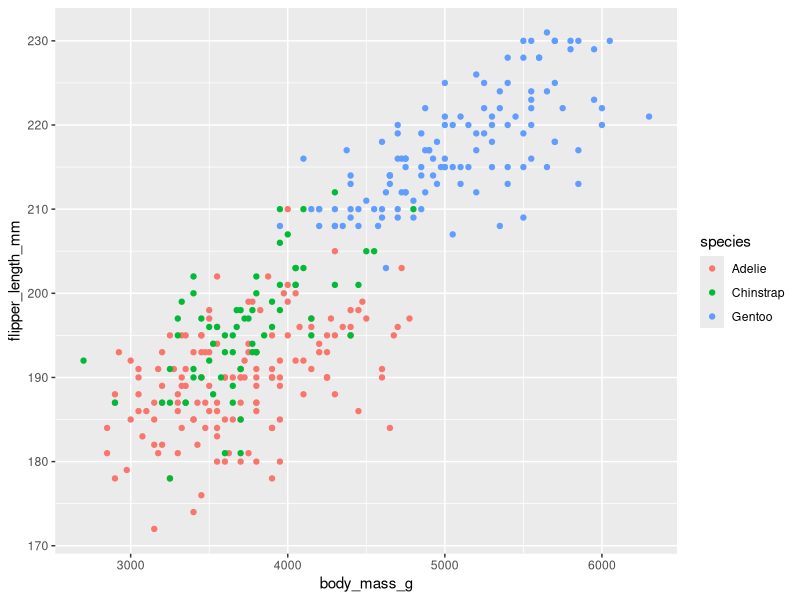
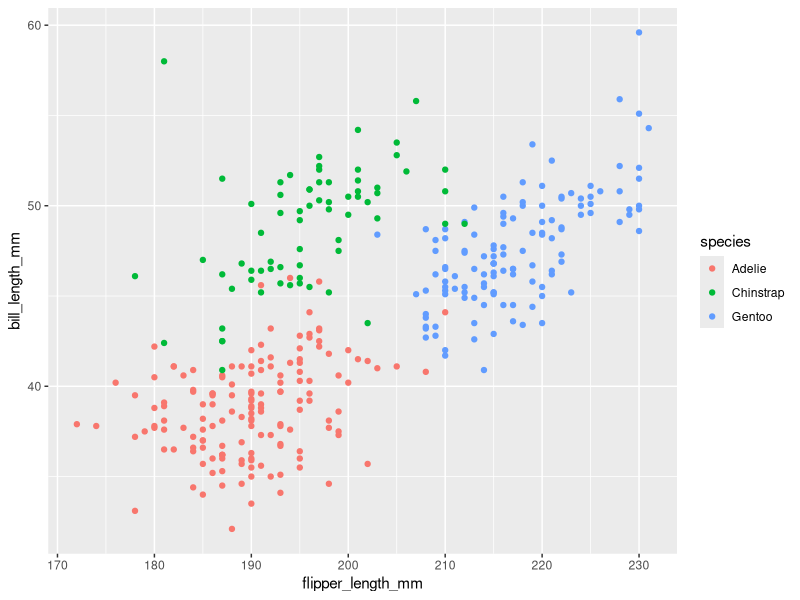

The R source for these figures, in order:
## ---- chunk 1
library(lme4)
library(tidyverse)
# install.packages("palmerpenguins") # install if needed
library(palmerpenguins)
## ---- chunk 2
penguins <- penguins

summary(penguins)

glimpse(penguins)

str(penguins)
## ---- chunk 3
library(ggplot2)

ggplot(penguins, aes(x = body_mass_g, y = flipper_length_mm, color = species)) +
  geom_point()

ggplot(penguins, aes(x = flipper_length_mm, y = bill_length_mm, color = species)) +
  geom_point()
## ---- chunk 4
model_1 <- lm(flipper_length_mm ~ body_mass_g, data = penguins)

summary(model_1)

## ---- chunk 5
model_2 <- lm(flipper_length_mm ~ body_mass_g + bill_length_mm, data = penguins)

summary(model_2)

## ---- chunk 6
model_3 <- lm(flipper_length_mm ~ body_mass_g * bill_length_mm, data = penguins)

summary(model_3)
## ---- chunk 7
anova(model_2, model_3)

anova(model_1, model_2)

anova(model_1, model_2, model_3)
## ---- chunk 8
# sex
model4 <- lm(flipper_length_mm ~ body_mass_g + species, data = penguins)
summary(model4)
## ---- chunk 9
penguins$species <- relevel(factor(penguins$species), ref = "Gentoo")
## ---- chunk 10
model5 <- lm(flipper_length_mm ~ body_mass_g + species, data = penguins)

summary(model5)
## ---- chunk 11
penguins <- penguins %>%
  mutate(is_gentoo = ifelse(species == "Gentoo", 1, 0))

model_logistic <- glm(is_gentoo ~ body_mass_g + flipper_length_mm + bill_length_mm, 
                      data = penguins, 
                      family = binomial)
summary(model_logistic)
## ---- chunk 12
